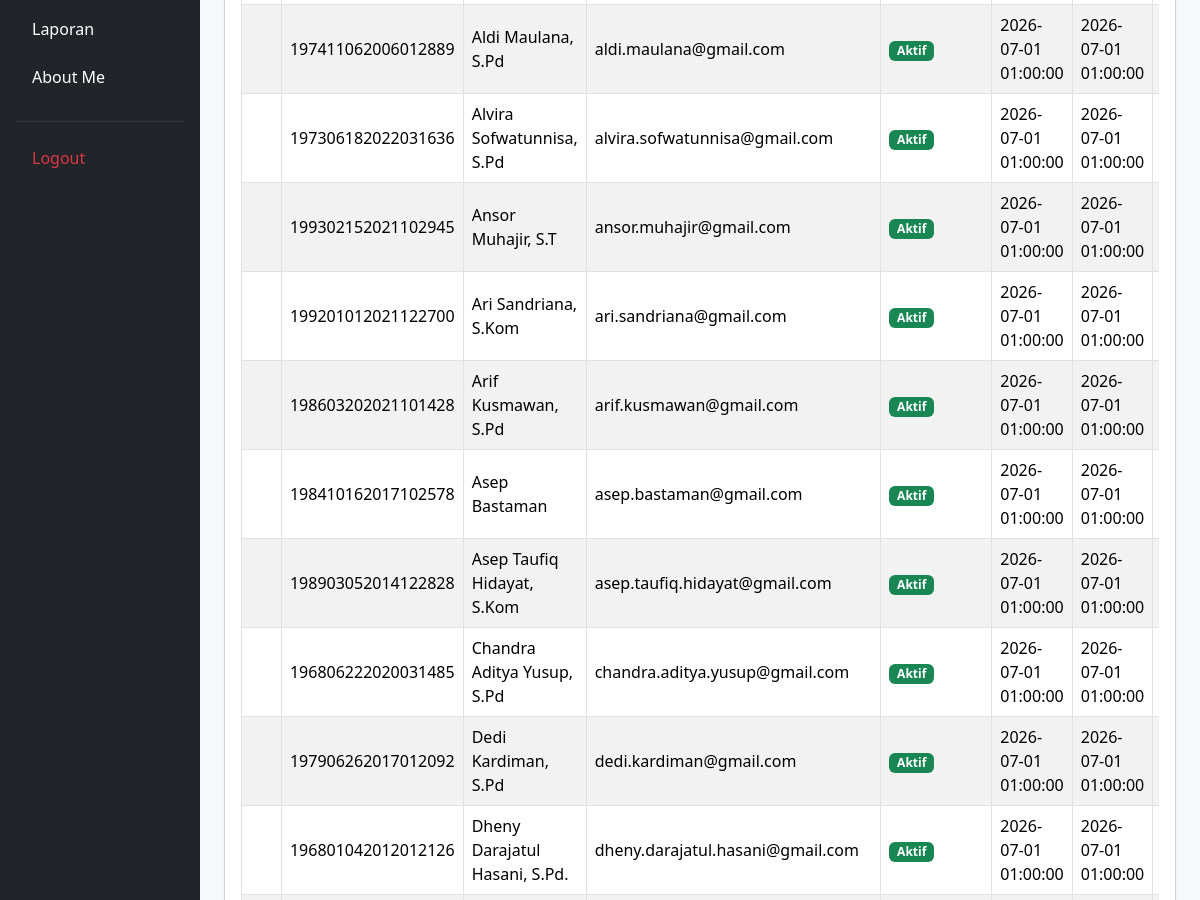
/kelola_guru.php (signed in, middle part), run on an earlier commit of the app's database.
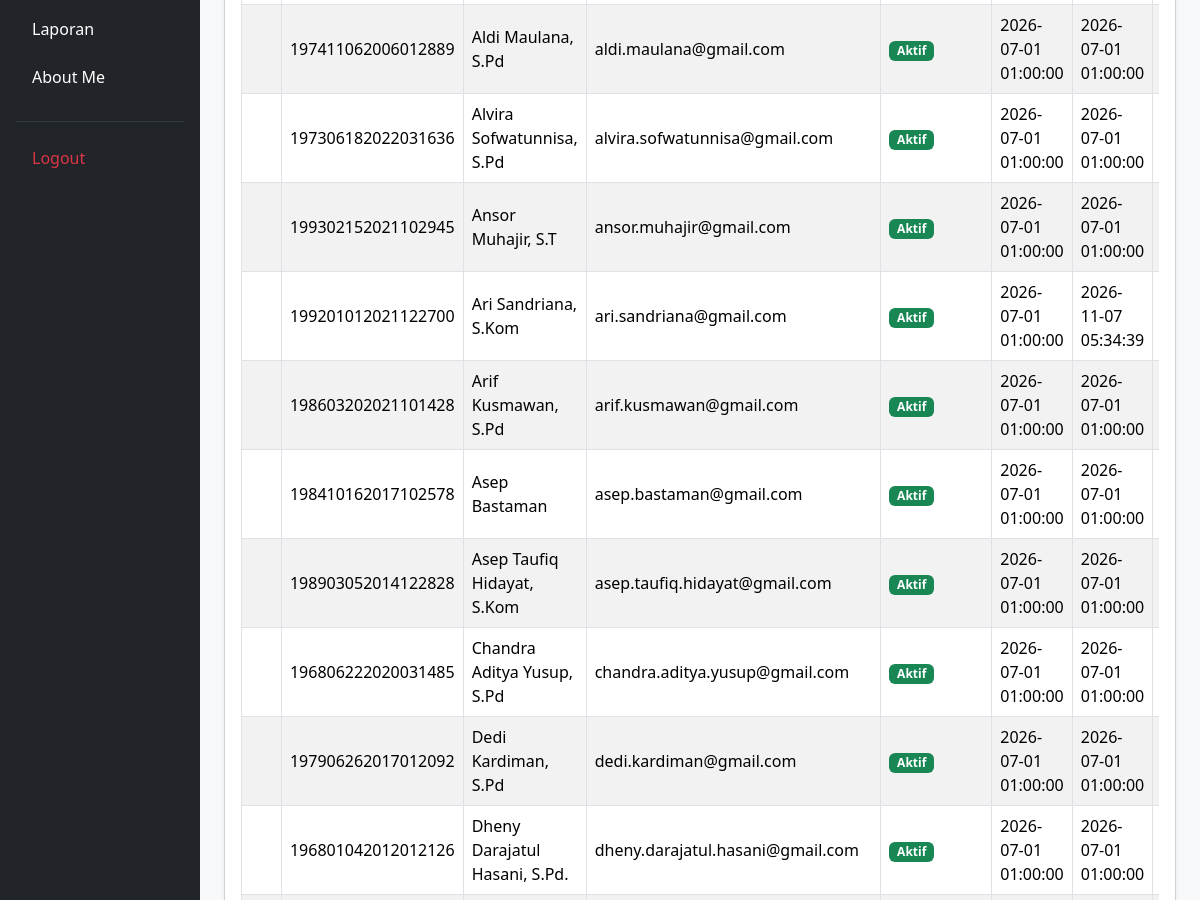
And on a later commit of the database.
### tables this page shows
CREATE TABLE `t_guru` (
  `id` int(11) NOT NULL,
  `nip` varchar(18) NOT NULL,
  `nama` varchar(150) DEFAULT NULL,
  `email` varchar(150) NOT NULL,
  `status_aktif` tinyint(1) NOT NULL,
  `user_id` int(11) NOT NULL,
  `created_at` timestamp NOT NULL DEFAULT current_timestamp(),
  `updated_at` timestamp NOT NULL DEFAULT current_timestamp()
);

### kelola_guru.php (the view, shortened to what this page needs)
<?php
include 'config/koneksi.php';
$sql = "SELECT * FROM t_guru ORDER BY nama ASC";
$hasil = mysqli_query($koneksi, $sql);
?>
<!DOCTYPE html>
<html lang="id">
<head>
    <link href="https://cdn.jsdelivr.net/npm/bootstrap@5.3.8/dist/css/bootstrap.min.css"
          rel="stylesheet">
    <link href="https://cdn.datatables.net/2.3.4/css/dataTables.bootstrap5.min.css"
          rel="stylesheet">
</head>
<body>
<div class="container-fluid">
    <div class="row">
        <?php include 'layout/sidebar.php'; ?>
        <main class="col-md-9 col-lg-10 p-4">
            <div class="card shadow-sm">
                <div class="card-body">
                    <div class="table-responsive">
                        <table id="tabelGuru"
                               class="table table-striped table-bordered table-hover align-middle w-100">
                            <tbody>
                                <?php while ($row = mysqli_fetch_assoc($hasil)) { ?>
                                    <tr>
                                        <td></td>
                                        <td>
                                            <?= htmlspecialchars($row['nip'] ?? '') ?>
                                        </td>
                                        <td>
                                            <?= htmlspecialchars($row['nama'] ?? '') ?>
                                        </td>
                                        <td>
                                            <?= htmlspecialchars($row['email'] ?? '-') ?>
                                        </td>
                                        <td>
                                            <?php if ((int) ($row['status_aktif'] ?? 0) === 1) { ?>
                                                <span class="badge bg-success">
                                                    Aktif
                                                </span>
                                            <?php } else { ?>
                                                <span class="badge bg-danger">
                                                    Tidak Aktif
                                                </span>
                                            <?php } ?>
                                        </td>
                                        <td>
                                            <?= htmlspecialchars($row['created_at'] ?? '-') ?>
                                        </td>
                                        <td>
                                            <?= htmlspecialchars($row['updated_at'] ?? '-') ?>
                                        </td>
                                        <td>
                                        </td>
                                    </tr>
                                <?php } ?>
                            </tbody>
                        </table>
                    </div>
                </div>
            </div>
        </main>
    </div>
</div>
</body>
</html>

What changed in the data, as far as the page shows it:
changed t_guru "Ari Sandriana, S.Kom": updated_at "2026-07-01 01:00:00" → "2026-11-07 05:34:39"
